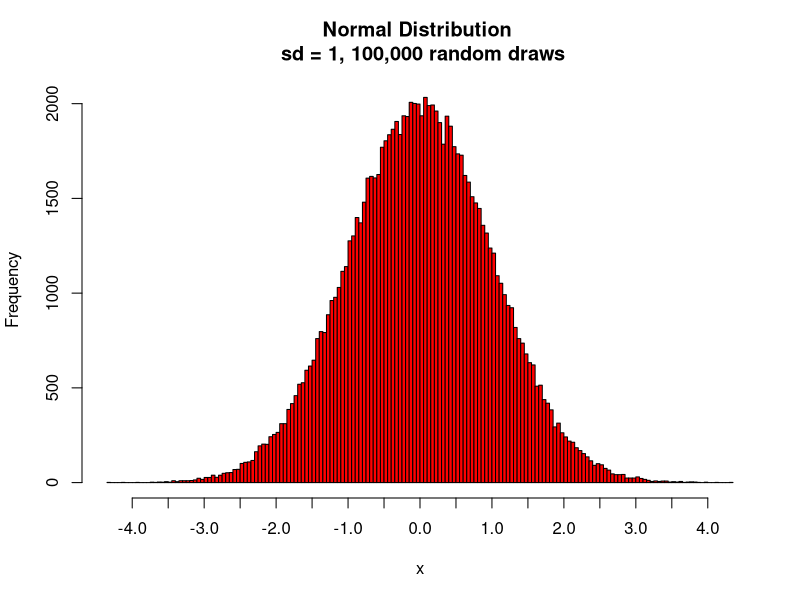
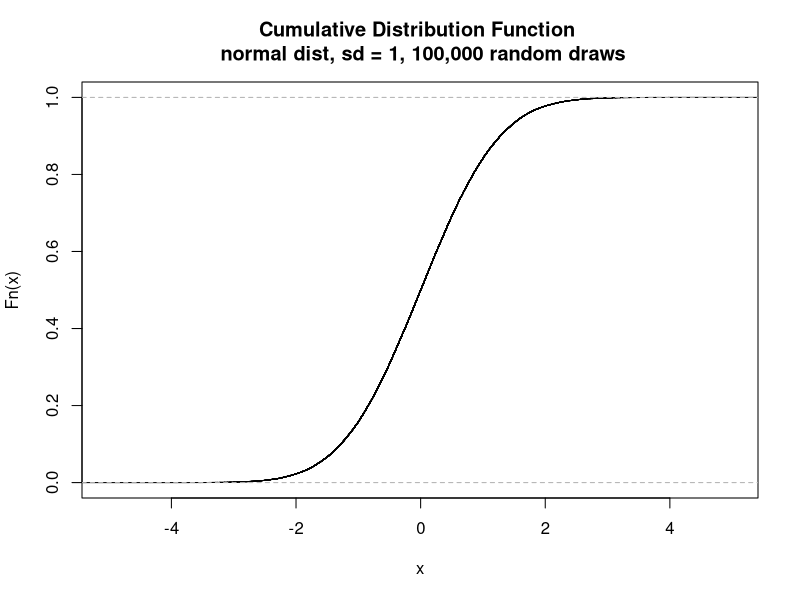

Here is the R script that generated these plots, in order:
## ---- chunk 1

x <- c(-2,-1,0,1,2)

## ---- chunk 2
#This code is to generate the data for the two plots
rand.norma<- rnorm(100000)

# calculate CDF 
CDF <- ecdf(rand.norma)

#This code draws the two plots, first the Red Histogram then the #Cumulative Distribution plot
#the xaxp=c(-4,4,16)  argument sets the x-axis tick marks to run from -4 to 4 and to have a total of 16 tick marks 

hist(rand.norma, breaks = 200, freq = TRUE, main = "Normal Distribution \n sd = 1, 100,000 random draws", xaxp=c(-4,4,16) , xlab = 'x', col = "red")

plot(CDF, main = "Cumulative Distribution Function \n normal dist, sd = 1, 100,000 random draws")

## ---- chunk 3
#pnorm gives the probability to the left of (x)
pnorm(-2)

## ---- chunk 4

pnorm_x <- pnorm(x)
pnorm_x

## ---- chunk 5

y <- c(0,1,2,5,8,10,15,20)

## ---- chunk 6

pbinom(0,size=20,prob=.2)

## ---- chunk 7

pbin_y <- pbinom(y,size=20,prob=.2)

## ---- chunk 8



## ---- chunk 9
#First, we need the standard deviation
sqrt(25)

#we use the pnorm function - the probability distribution function #for the normal distribution
#The first argument is the vector (or scalar) we want to compute
#The second argument is the mean of the distribution (22)
#The third argument is the standard deviation 
# First, I am going to compute the values at each point and assign to vectors
point_1 <- pnorm(27.5,22,sd=5)
point_2 <- pnorm(16.2,22,sd=5)

#We subtract one result from the other
answer8 <- point_1 - point_2
answer8

#It is possible to just subtract one function from the other
answer_8a <- pnorm(27.5,22,sd=5) - pnorm(16.2,22,sd=5)
answer_8a

## ---- chunk 10
#We use the same function for a value of 29
#and subtract from 1

1 - pnorm(29,22,sd=5)

## ---- chunk 11

pnorm(17,22,sd=5)

## ---- chunk 12
#The parentheses around the two parts aren't strictly necessary
#I just wanted to separate the two probabilities
(pnorm(15,22,sd=5)) +  (1-pnorm(25,22,sd=5))

